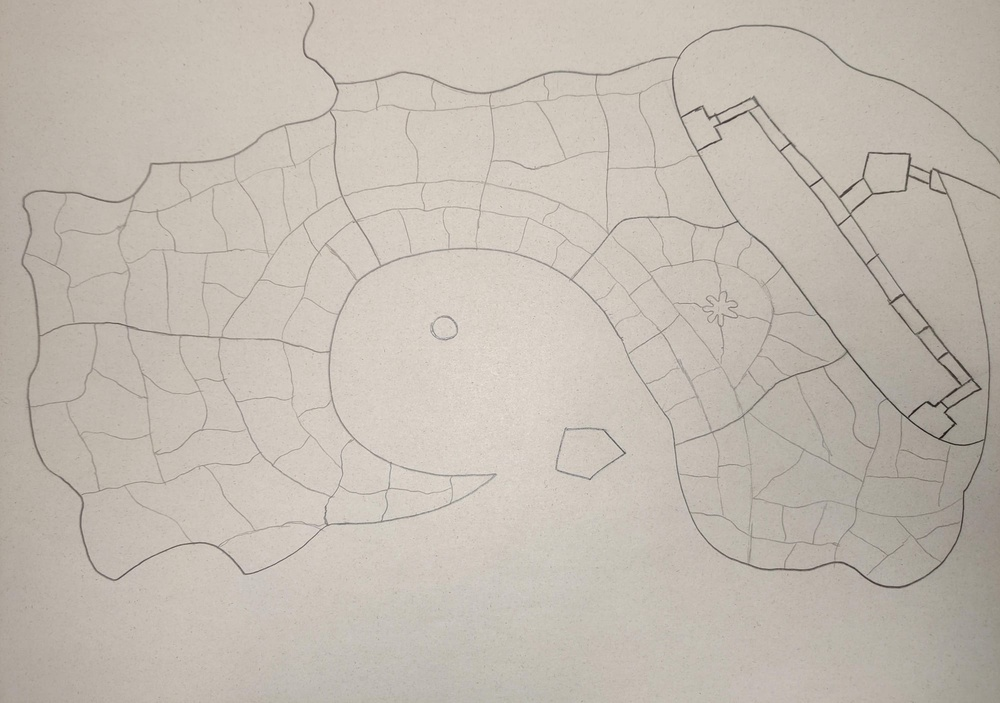
#> input picture EmpireOfManDivided/original.jpeg, 1000 x 703 px, shrunk from 2000 x 1406 before the run
$ python extract_black_boundaries.py EmpireOfManDivided/original.jpeg out.png
#> lines starting #> are read from the running program, lines starting #| are printed output that depends on the picture; after the words box and inside, x2 and y2 are one past the last pixel; in counts of white or black regions, pixels touching at a corner belong together
import cv2
import numpy as np
import os
import argparse

def extract_map_boundaries(input_path, output_path, smoothing_level=1):
    """
    Extract and smooth boundaries from a hand-drawn map while removing isolated points.

    Args:
        input_path (str): Path to input image
        output_path (str): Path for output image
        smoothing_level (int): Controls smoothing intensity (1-5, where 1=minimal, 5=maximum)
    """
#> called with input_path = 'EmpireOfManDivided/original.jpeg', output_path = 'out.png', smoothing_level = 2
    # Validate smoothing level
    smoothing_level = max(1, min(5, smoothing_level))

    # Read and preprocess image
    img = cv2.imread(input_path)
#> img is the input picture: shape (703, 1000, 3); mean B, G, R 176.9, 186.5, 194.5
    if img is None:
        print(f"Error: Could not read image at {input_path}")
        return None

    # Convert to grayscale and invert
    gray = cv2.cvtColor(img, cv2.COLOR_BGR2GRAY)
    inverted = cv2.bitwise_not(gray)
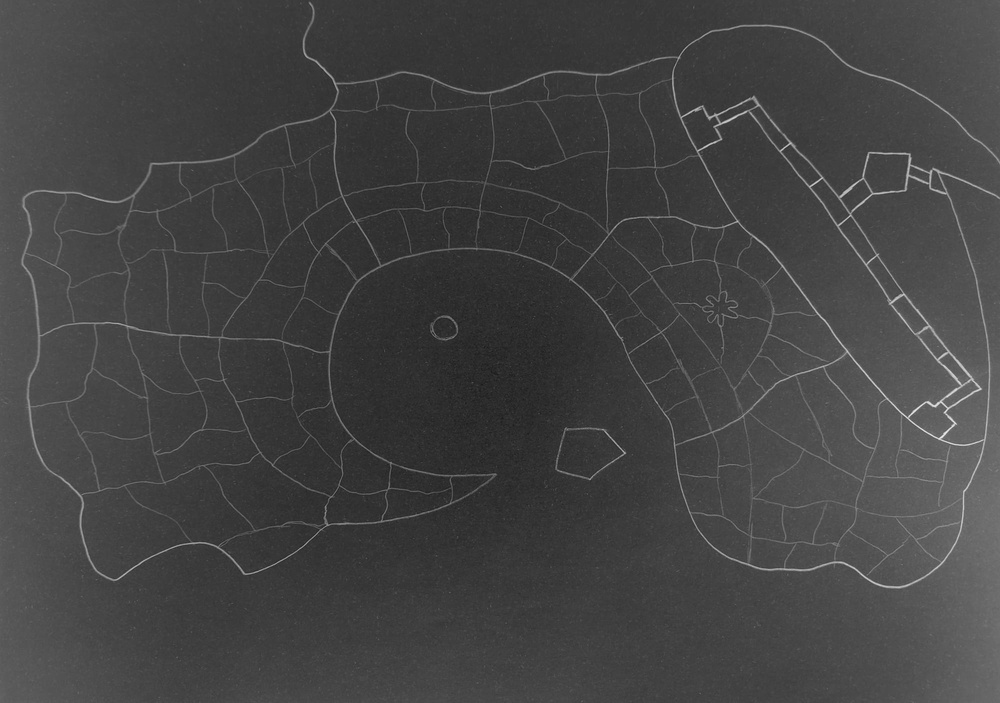
#> inverted: shape (703, 1000); min 26, max 239, mean 67.1

    # Edge detection pipeline
    blurred = cv2.GaussianBlur(inverted, (3, 3), 0)
    edges = cv2.Canny(blurred, 30, 100)
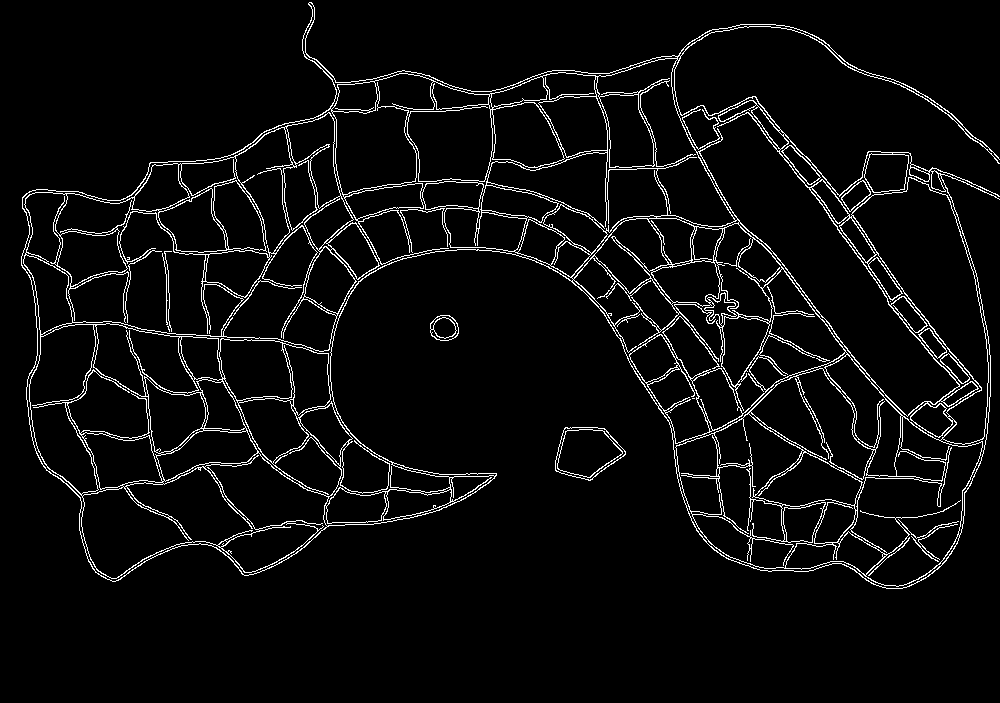
#> edges: shape (703, 1000); 4.8% white in thin lines or dots, all inside (x1, y1, x2, y2) = (21, 2, 1000, 589)
    dilated = cv2.dilate(edges, np.ones((2, 2), np.uint8), iterations=1)
#> dilated: shape (703, 1000); 10.3% white; 3 white regions, box (x1, y1, x2, y2) and area: (21, 2, 1000, 590) 71300, (555, 427, 627, 482) 880, (430, 315, 460, 342) 368

    # Remove small components
    num_labels, labels, stats, centroids = cv2.connectedComponentsWithStats(dilated, connectivity=8)
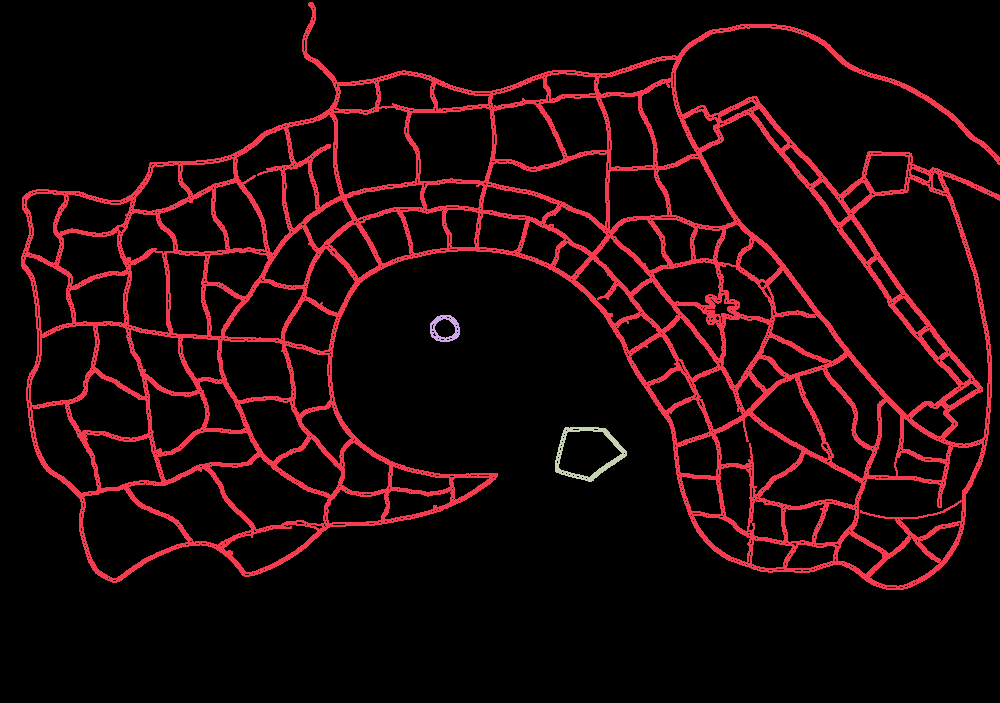
#> labels: shape (703, 1000) int32; 4 distinct labels, from 0 to 3; one colour per label, 0 black
#> num_labels = 4; stats = [[0, 0, 1000, 703, 630452], [21, 2, 979, 588, 71300], [430, 315, 30, 27, 368], [555, 427, 72, 55, 880]]; centroids = [[495.4, 355], [535.1, 314.5], [444.4, 328.2], [588.4, 452.7]]
    clean_binary = np.zeros_like(dilated)

    # Keep only components larger than min_size
    min_size = 100
    for i in range(1, num_labels):
        if stats[i, cv2.CC_STAT_AREA] >= min_size:
            clean_binary[labels == i] = 255

    # Smooth the lines based on smoothing_level
    kernel_size = 2 * smoothing_level + 1  # Creates odd numbers: 3, 5, 7, 9, 11

    # Apply closing operation with adjustable kernel size
    closing_kernel = np.ones((kernel_size, kernel_size), np.uint8)
    closed = cv2.morphologyEx(clean_binary, cv2.MORPH_CLOSE, closing_kernel)
#> closed: shape (703, 1000); 11.1% white; 3 white regions, box (x1, y1, x2, y2) and area: (21, 0, 1000, 590) 76600, (555, 427, 627, 482) 924, (430, 315, 460, 342) 404

    # Apply blur with adjustable kernel size
    smoothed = cv2.GaussianBlur(closed, (kernel_size, kernel_size), 0)

    # Threshold based on smoothing level to maintain line thickness
    threshold_value = 127 + (smoothing_level * 10)
    _, final = cv2.threshold(smoothed, threshold_value, 255, cv2.THRESH_BINARY)
#> final: shape (703, 1000); 10.5% white; 3 white regions, box (x1, y1, x2, y2) and area: (21, 0, 1000, 590) 72904, (555, 427, 627, 482) 863, (430, 315, 460, 342) 384

    # Create final image (black lines on white background)
    result = cv2.bitwise_not(final)
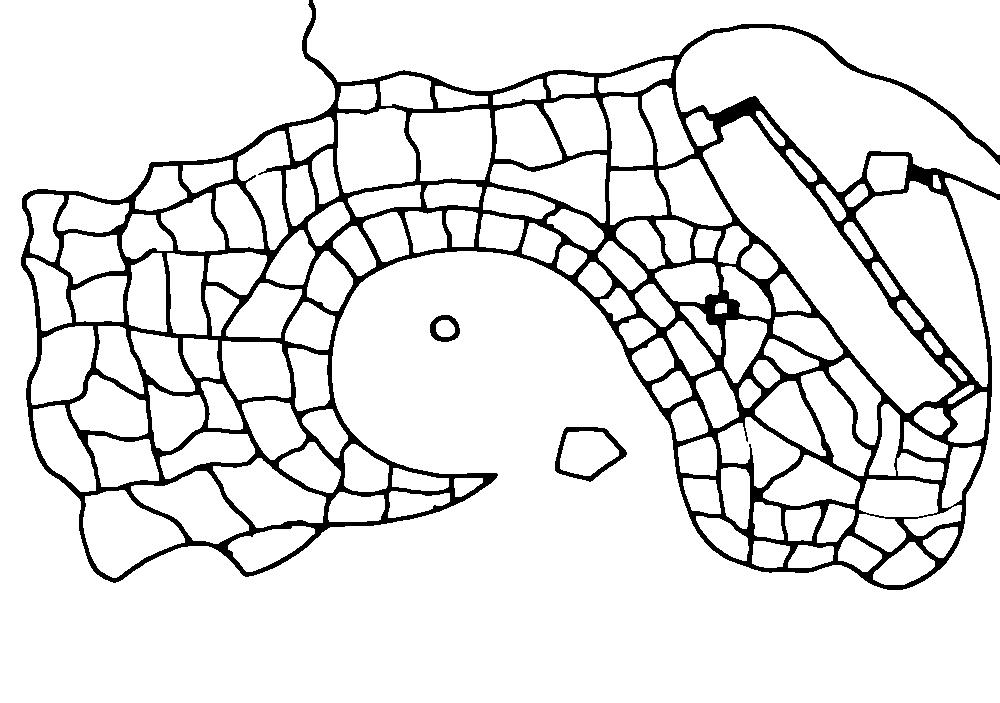
#> result: shape (703, 1000); 89.5% white; 3 black regions, box (x1, y1, x2, y2) and area: (21, 0, 1000, 590) 72904, (555, 427, 627, 482) 863, (430, 315, 460, 342) 384

    # Ensure output directory exists
    os.makedirs(os.path.dirname(output_path), exist_ok=True)

    # Save outputs
    cv2.imwrite(output_path, result)
    print(f"Map extraction complete: {output_path} (smoothing level: {smoothing_level})")

    # Create and save overlay for reference
    edges_color = cv2.cvtColor(final, cv2.COLOR_GRAY2BGR)
    edges_color[np.where((edges_color == [255, 255, 255]).all(axis=2))] = [0, 0, 255]
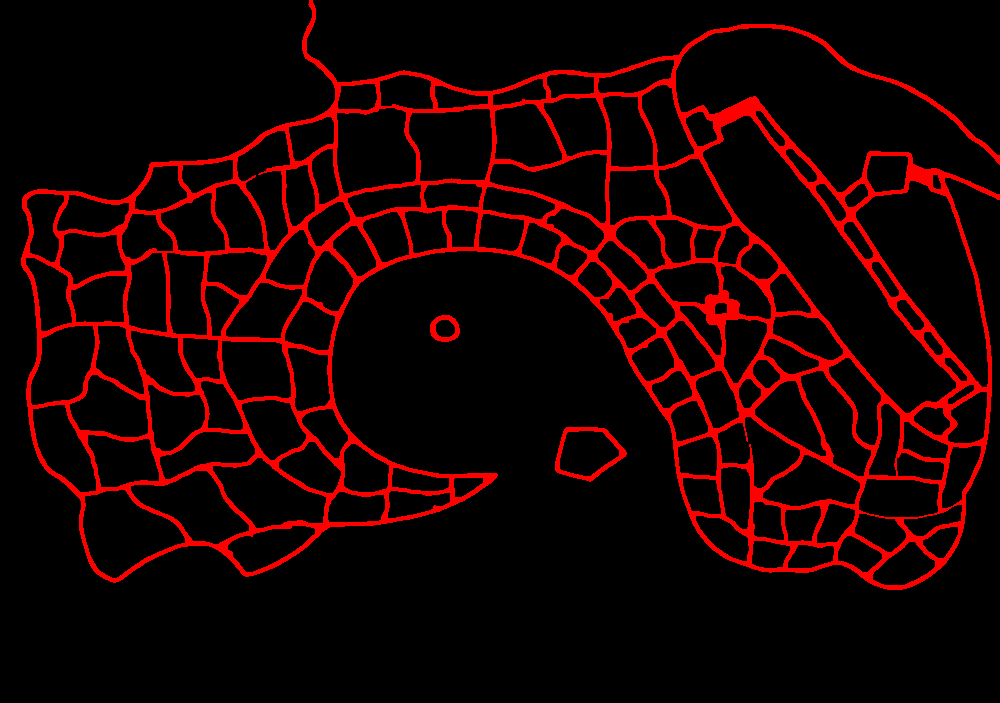
#> edges_color: shape (703, 1000, 3); mean B, G, R 0, 0, 26.9
    overlay = cv2.addWeighted(img.copy(), 0.7, edges_color, 0.3, 0)
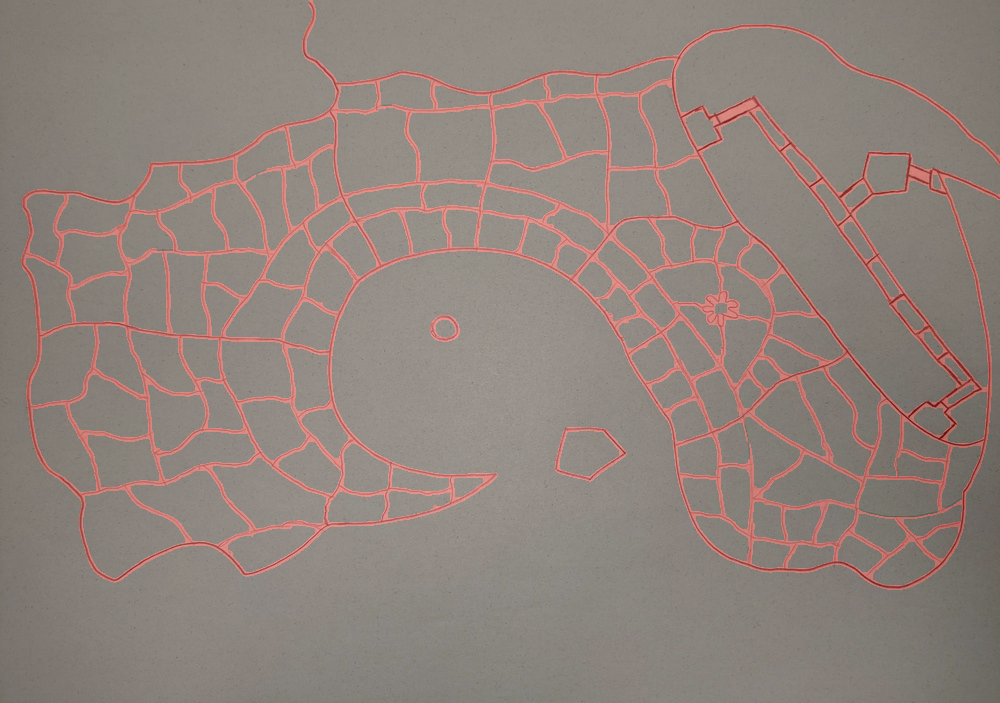
#> overlay: shape (703, 1000, 3); mean B, G, R 123.8, 130.6, 144.2

    overlay_path = f"{os.path.splitext(output_path)[0]}_overlay{os.path.splitext(output_path)[1]}"
    cv2.imwrite(overlay_path, overlay)

    return output_path

def main():
    # Set up command line argument parser
    parser = argparse.ArgumentParser(description='Extract boundaries from a hand-drawn map')
    parser.add_argument('input', help='Path to the input image')
    parser.add_argument('output', help='Path for saving the extracted boundaries')
    parser.add_argument('--smoothing', type=int, default=2, help='Smoothing level (1-5, default=2)')

    args = parser.parse_args()

    # Extract map boundaries
    result = extract_map_boundaries(args.input, args.output, smoothing_level=args.smoothing)
    if result:
        print("Processing complete with overlay for verification.")
        print("Tip: Adjust smoothing_level between 1-5 to find the best result.")

if __name__ == "__main__":
    main()
